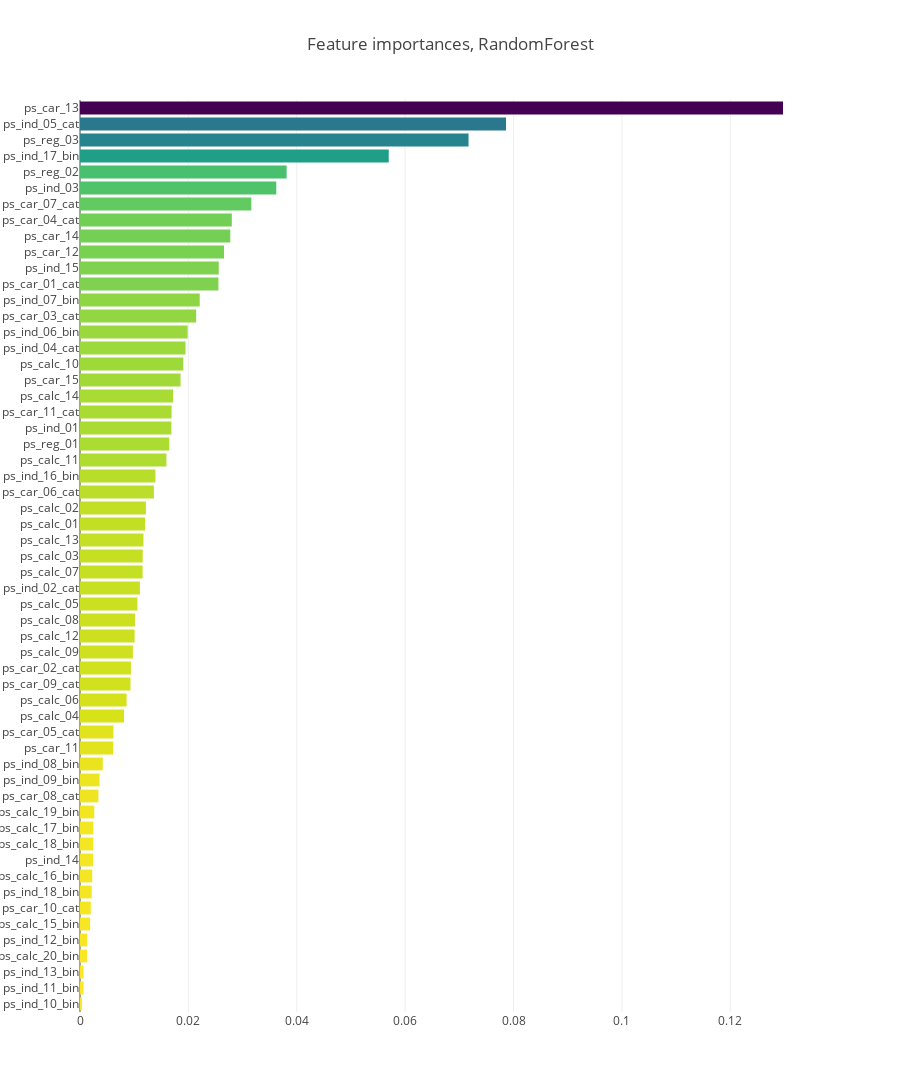

The code cell stored with this chart in its notebook:
### Code cell
x, y = (list(x) for x in zip(*sorted(zip(rf.feature_importances_, features), 
                                                            reverse = False)))
trace2 = go.Bar(
    x=x ,
    y=y,
    marker=dict(
        color=x,
        colorscale = 'Viridis',
        reversescale = True
    ),
    name='Random Forest Feature importance',
    orientation='h',
)

layout = dict(
    title='Feature importances, RandomForest',
     width = 900, height = 2000,
    yaxis=dict(
        showgrid=False,
        showline=False,
        showticklabels=True,
#         domain=[0, 0.85],
    ))

fig1 = go.Figure(data=[trace2])
fig1['layout'].update(layout)
py.iplot(fig1, filename='plots')

### Figure 1 — Plotly figure (JSON) as saved in the notebook; plotly's stock layout.template omitted (floating-point values rounded to 4 significant figures)
{"data": [{"marker": {"color": [0.0003743, 0.0006586, 0.0006631, 0.001287, 0.001347, 0.00187, 0.00199, 0.002158, 0.002257, 0.002396, 0.002456, 0.00247, 0.00263, 0.003394, 0.003608, 0.004199, 0.006131, 0.006161, 0.008129, 0.008598, 0.009318, 0.009404, 0.00976, 0.01008, 0.01014, 0.01059, 0.01105, 0.01156, 0.01158, 0.01171, 0.01201, 0.01216, 0.01364, 0.01392, 0.01595, 0.01648, 0.01686, 0.0169, 0.01718, 0.01855, 0.01907, 0.01947, 0.01987, 0.02144, 0.02209, 0.02554, 0.0256, 0.02658, 0.02773, 0.02801, 0.03162, 0.03622, 0.03813, 0.05697, 0.0717, 0.07861, 0.1297], "colorscale": "Viridis", "reversescale": true}, "name": "Random Forest Feature importance", "orientation": "h", "type": "bar", "x": [0.0003743, 0.0006586, 0.0006631, 0.001287, 0.001347, 0.00187, 0.00199, 0.002158, 0.002257, 0.002396, 0.002456, 0.00247, 0.00263, 0.003394, 0.003608, 0.004199, 0.006131, 0.006161, 0.008129, 0.008598, 0.009318, 0.009404, 0.00976, 0.01008, 0.01014, 0.01059, 0.01105, 0.01156, 0.01158, 0.01171, 0.01201, 0.01216, 0.01364, 0.01392, 0.01595, 0.01648, 0.01686, 0.0169, 0.01718, 0.01855, 0.01907, 0.01947, 0.01987, 0.02144, 0.02209, 0.02554, 0.0256, 0.02658, 0.02773, 0.02801, 0.03162, 0.03622, 0.03813, 0.05697, 0.0717, 0.07861, 0.1297], "y": ["ps_ind_10_bin", "ps_ind_11_bin", "ps_ind_13_bin", "ps_calc_20_bin", "ps_ind_12_bin", "ps_calc_15_bin", "ps_car_10_cat", "ps_ind_18_bin", "ps_calc_16_bin", "ps_ind_14", "ps_calc_18_bin", "ps_calc_17_bin", "ps_calc_19_bin", "ps_car_08_cat", "ps_ind_09_bin", "ps_ind_08_bin", "ps_car_11", "ps_car_05_cat", "ps_calc_04", "ps_calc_06", "ps_car_09_cat", "ps_car_02_cat", "ps_calc_09", "ps_calc_12", "ps_calc_08", "ps_calc_05", "ps_ind_02_cat", "ps_calc_07", "ps_calc_03", "ps_calc_13", "ps_calc_01", "ps_calc_02", "ps_car_06_cat", "ps_ind_16_bin", "ps_calc_11", "ps_reg_01", "ps_ind_01", "ps_car_11_cat", "ps_calc_14", "ps_car_15", "ps_calc_10", "ps_ind_04_cat", "ps_ind_06_bin", "ps_car_03_cat", "ps_ind_07_bin", "ps_car_01_cat", "ps_ind_15", "ps_car_12", "ps_car_14", "ps_car_04_cat", "ps_car_07_cat", "ps_ind_03", "ps_reg_02", "ps_ind_17_bin", "ps_reg_03", "ps_ind_05_cat", "ps_car_13"]}], "layout": {"height": 2000, "title": "Feature importances, RandomForest", "width": 900, "yaxis": {"showgrid": false, "showline": false, "showticklabels": true}}}
